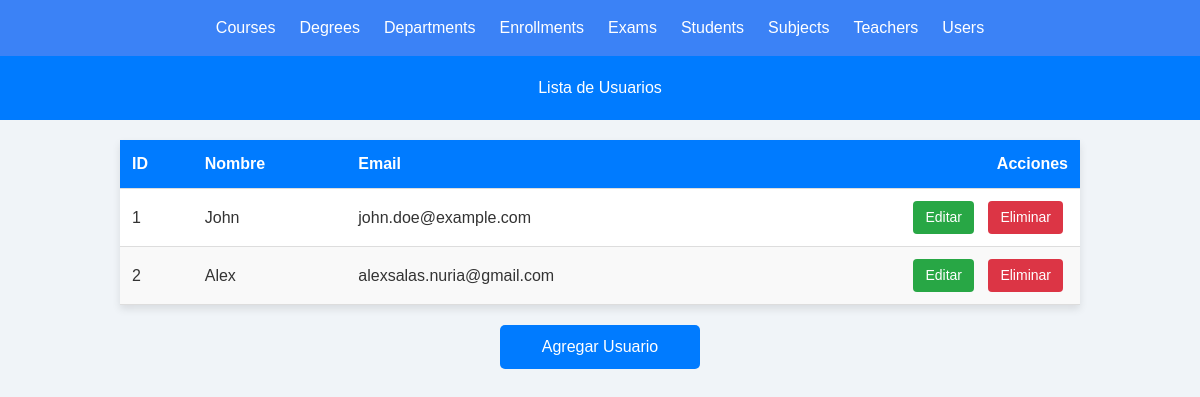
Screenshot of /users with the database file from the repository.
### tables this page shows
CREATE TABLE `users` (
  `id` int(11) NOT NULL AUTO_INCREMENT,
  `uuid` varchar(100) NOT NULL,
  `first_name` varchar(100) NOT NULL,
  `last_name` varchar(100) NOT NULL,
  `email` varchar(100) NOT NULL,
  `password` varchar(100) NOT NULL,
  `created_at` datetime NOT NULL,
  `updated_at` datetime NOT NULL,
  `user_type` varchar(100) NOT NULL,
  PRIMARY KEY (`id`),
  UNIQUE KEY `users_unique` (`uuid`),
  UNIQUE KEY `users_unique_1` (`email`)
);

### src/School/Services/DataService.php (called while the page is built, shortened)
<?php
class DataService {
    public function getDataByTable(string $keyword) {
        try {
            $db = DatabaseConnection::getConnection();
            $db->exec("USE School");
            $query = $db->query("SELECT * FROM " . $keyword . ";");
            $infos = $query->fetchAll(\PDO::FETCH_ASSOC);
                include VIEWS . '/predefinidos/header.view.php';
                include VIEWS . '/' . $keyword . '.view.php';
        } catch (\PDOException $e) {
            echo "Error al ejecutar la consulta: " . $e->getMessage();
            return [];
        }
    }
}

### src/Controllers/HomeController.php (called while the page is built, shortened)
<?php
class HomeController {
    private $dataService;
    public function __construct() {
        $this->dataService = new DataService();
    }
    public function users() {
        $keyword = "users";
        $data = $this->dataService->getDataByTable($keyword);
    }
}

### src/Infrastructure/Routing/Router.php (called while the page is built, shortened)
<?php
    class Router{
        private RouteCollection $routesColection;
        public function __construct(RouteCollection $routesColection){
            $this->routesColection=$routesColection;
        }
        function dispatch(Request $request){
           $routes=$this->routesColection->getRoutes();
           foreach($routes as $route){
               if($route['method']===strtoupper($request->getMethod())
               && $this->matchUri($route['path'],$request->getUri(), $params)){
                    [$ControllerClass,$action]=$route['handler'];
                    $controller=new $ControllerClass();
                    $result=call_user_func_array([$controller,$action],$params);
                }
        }
        return new Response(['error'=>'Ruta no encontrada'], 404);
    }
    private function matchUri(string $route, string $uri, &$params){
        $pattern=preg_replace('#\{(\w+)\}#','(?P<\1>[^/]+)',$route);
        $pattern="#^".$pattern."$#";
        if(preg_match($pattern,$uri,$matches)){
            return true;
        }
        return false;
    }
}

### index.php (called while the page is built, shortened)
<?php
    require (__DIR__.'/bootstrap.php');
    $router->dispatch(new Request());

### src/views/users.view.php (the view, shortened to what this page needs)
<!DOCTYPE html>
<html lang="es">
<head>
</head>
<body>
    <header>
        <h1>Lista de Usuarios</h1>
    </header>
    <table>
        <thead>
            <tr>
                <th>ID</th>
                <th>Nombre</th>
                <th>Email</th>
                <th style="text-align: right;">Acciones</th>
            </tr>
        </thead>
        <tbody>
            <?php if (!empty($infos)): ?>
                <?php foreach ($infos as $info): ?>
                    <tr>
                        <td><?php echo htmlspecialchars($info['id']); ?></td>
                        <td><?php echo htmlspecialchars($info['first_name']); ?></td>
                        <td><?php echo htmlspecialchars($info['email']); ?></td>
                        <td class="action-btns">
                            <a href="editar.php?id=<?php echo $info['id']; ?>" class="action-btn edit-btn">Editar</a>
                            <a href="eliminar.php?id=<?php echo $info['id']; ?>" class="action-btn delete-btn">Eliminar</a>
                        </td>
                    </tr>
                <?php endforeach; ?>
            <?php else: ?>
                <tr>
                    <td colspan="4" style="text-align: center;">No hay usuarios disponibles</td>
                </tr>
            <?php endif; ?>
        </tbody>
    </table>
    <a href="add-users" class="btn">Agregar Usuario</a>
</body>
</html>

### src/views/users.view.php (style rules this page uses)
body { font-family: Arial, sans-serif; background-color: #f0f4f8; color: #333; margin: 0; padding: 0; }
header { background-color: #007bff; color: #fff; padding: 20px; text-align: center; }
header h1 { margin: 0; }
table { width: 80%; margin: 20px auto; border-collapse: collapse; background-color: #ffffff; box-shadow: 0 4px 8px rgba(0, 0, 0, 0.1); }
th, td { padding: 12px; text-align: left; border-bottom: 1px solid #ddd; }
th { background-color: #007bff; color: #fff; }
tr:nth-child(even) { background-color: #f9f9f9; }
.btn { display: block; padding: 10px 20px; background-color: #007bff; color: #fff; text-decoration: none; border-radius: 5px; margin: 20px auto; text-align: center; width: 200px; transition: background-color 0.3s; }
.action-btns { text-align: right; }
.action-btn { display: inline-block; padding: 6px 12px; margin: 0 5px; border-radius: 4px; text-decoration: none; text-align: center; font-size: 14px; }
.edit-btn { background-color: #28a745; color: white; }
.delete-btn { background-color: #dc3545; color: white; }
th:last-child { text-align: right; }

### rows the page displays
users: id "1", first_name "John", email "john.doe@example.com"
users: id "2", first_name "Alex", email "alexsalas.nuria@gmail.com"

### other values shown
$table "Courses"
$table "Degrees"
$table "Departments"
$table "Enrollments"
$table "Exams"
$table "Students"
$table "Subjects"
$table "Teachers"
$table "Users"
